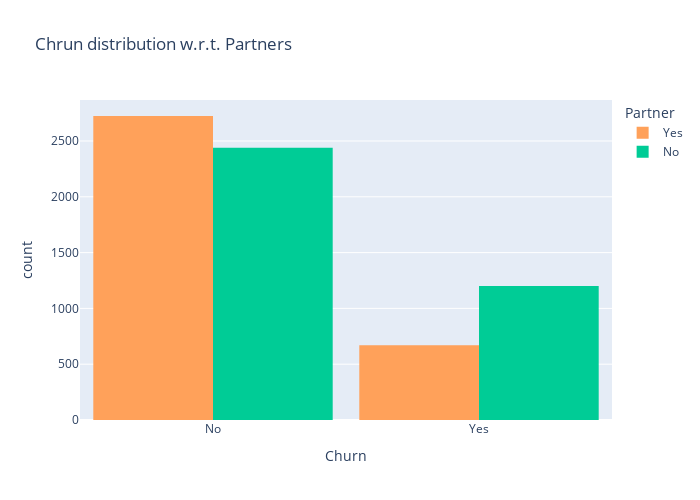

The code cell stored with this chart in its notebook:
### Code cell
color_map = {"Yes": '#FFA15A', "No": '#00CC96'}
fig = px.histogram(data, x="Churn", color="Partner", barmode="group", title="Chrun distribution w.r.t. Partners", color_discrete_map=color_map)
fig.update_layout(width=700, height=500, bargap=0.1)
fig.show()

### Figure 1 — Plotly figure (JSON) as saved in the notebook; plotly's stock layout.template omitted (floating-point values rounded to 4 significant figures; data arrays with more than 128 entries replaced by an {"elided": "..."} marker saying what was removed)
{"data": [{"alignmentgroup": "True", "bingroup": "x", "hovertemplate": "Partner=Yes<br>Churn=%{x}<br>count=%{y}<extra></extra>", "legendgroup": "Yes", "marker": {"color": "#FFA15A", "pattern": {"shape": ""}}, "name": "Yes", "offsetgroup": "Yes", "orientation": "v", "showlegend": true, "type": "histogram", "x": {"elided": "3393 str values"}, "xaxis": "x", "yaxis": "y"}, {"alignmentgroup": "True", "bingroup": "x", "hovertemplate": "Partner=No<br>Churn=%{x}<br>count=%{y}<extra></extra>", "legendgroup": "No", "marker": {"color": "#00CC96", "pattern": {"shape": ""}}, "name": "No", "offsetgroup": "No", "orientation": "v", "showlegend": true, "type": "histogram", "x": {"elided": "3639 str values"}, "xaxis": "x", "yaxis": "y"}], "layout": {"bargap": 0.1, "barmode": "group", "height": 500, "legend": {"title": {"text": "Partner"}, "tracegroupgap": 0}, "title": {"text": "Chrun distribution w.r.t. Partners"}, "width": 700, "xaxis": {"anchor": "y", "domain": [0, 1], "title": {"text": "Churn"}}, "yaxis": {"anchor": "x", "domain": [0, 1], "title": {"text": "count"}}}}
